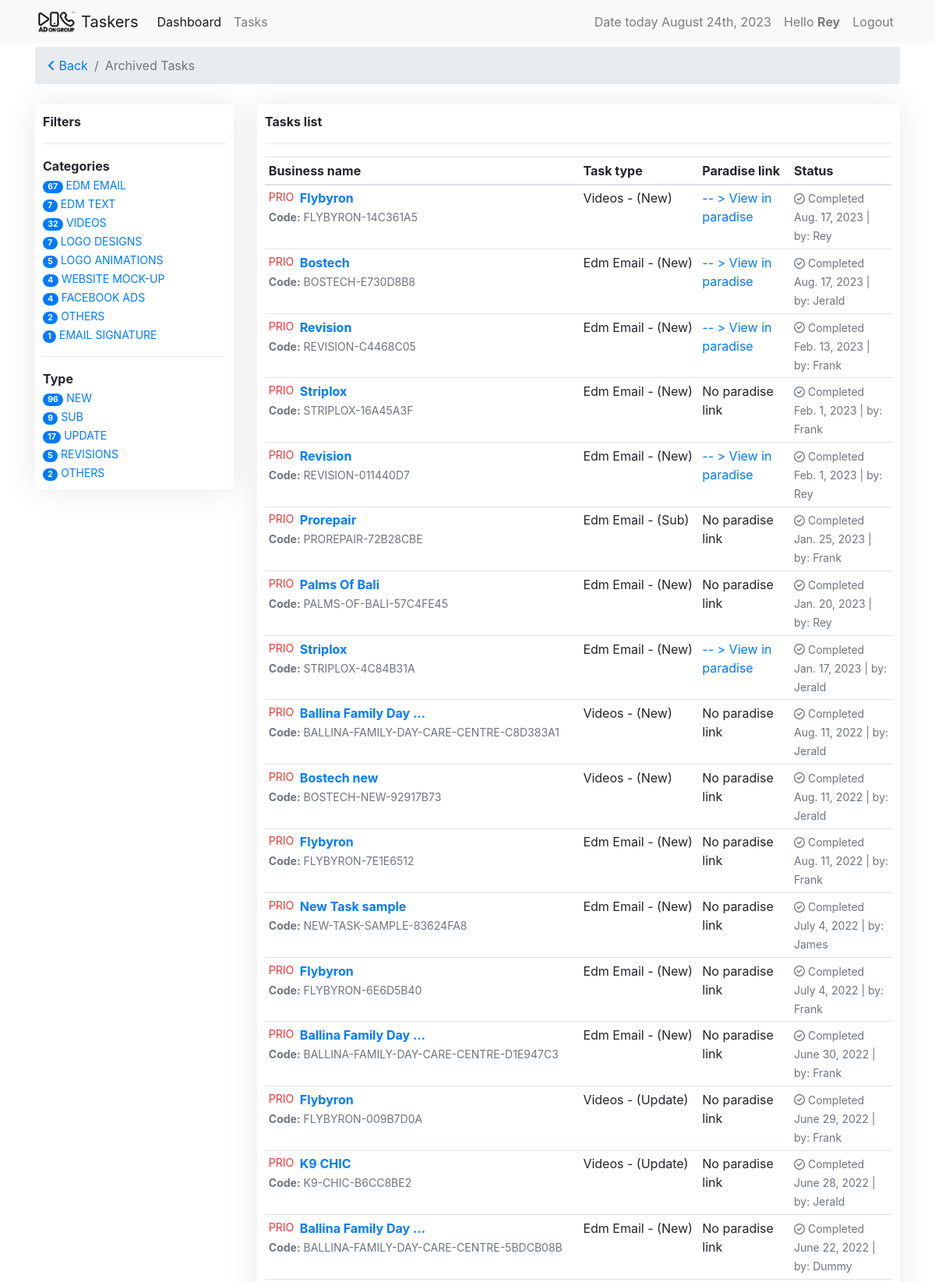
The page /tasks/task-archived (signed in, upper part) on the database its author committed.
### tasks/models.py (models this page shows, shortened)
class BaseTime(models.Model):
    created = models.DateTimeField(auto_now_add=True)
    updated = models.DateTimeField(auto_now=True)

class TaskCategory(BaseTime, models.Model):
    name = models.CharField(max_length=120, unique=True)
    task_point = models.FloatField(default=0.0)
    class Meta:
        verbose_name_plural = "Task Categories"
    def __str__(self):
        return self.name

class TaskType(BaseTime, models.Model):
    name = models.CharField(max_length=60)
    task_point = models.FloatField(default=0.0)
    def __str__(self):
        return self.name

class Task(models.Model):
    slug = models.SlugField(unique=True, null=True, blank=True)
    user = models.ForeignKey(settings.AUTH_USER_MODEL,
                             on_delete=models.CASCADE, verbose_name='designers')
    task_type = models.ForeignKey(
        TaskType, on_delete=models.CASCADE, default=1)
    task_category = models.ForeignKey(
        TaskCategory, on_delete=models.CASCADE, default=1)
    name = models.CharField(max_length=120, verbose_name="Client name")
    paradise_link = models.URLField(
        blank=True, null=True, verbose_name="task link")
    check_list = models.ForeignKey(CheckList, on_delete=models.CASCADE, default=1)
    is_priority = models.BooleanField(
        default=False, verbose_name="Is Task Priority?", help_text="Checked if task is priority.")
    is_done = models.BooleanField(default=False, verbose_name="Is Task Completed?",
                                  help_text="Note: Checked if you're done.")
    created = models.DateTimeField(auto_now_add=True)
    updated = models.DateTimeField(auto_now=True)
    class Meta:
        ordering = ['-is_priority', 'is_done', '-updated', '-created']

### tasks/views.py (the view, shortened to what this page needs)
# urls.py: path('task-archived', views.TasksArchiveView.as_view(), name="taskarchived"),
class TasksArchiveView(View):
    today = timezone.now()
    yesterday = today - timezone.timedelta(days=1)
    template_name = 'tasks_archive_template.html'
    def get(self, request, *args, **kwargs):
        tasks = Task.objects.filter(is_done=True)
        categories = TaskCategory.objects.filter(Q(task__is_done=True))\
            .annotate(count=Count('task'))
        type = TaskType.objects.filter(Q(task__is_done=True))\
            .annotate(count=Count('task'))
        print(tasks.count())
        query = request.GET.get('q')
        paginator = Paginator(tasks, tasks.count())
        page_number = request.GET.get('page')
        page_obj = paginator.get_page(page_number)
        context = {'tasks': tasks, 'title': 'archived tasks', 'page_obj': page_obj, 'categories': categories, 'type': type,}
        return render(request, self.template_name, context)

### tasks/templates/tasks_archive_template.html (shortened to what this page needs)
{% extends 'base.html' %}
{% load crispy_forms_tags %}
{% block content %}
<nav aria-label="breadcrumb">
    <ol class="breadcrumb">
      <li class="breadcrumb-item"><a href="{{request.META.HTTP_REFERER}}"><i class="fa-solid fa-angle-left"></i> Back</a></li>
      <li class="breadcrumb-item active" aria-current="page">{{ title|title }}</li>
    </ol>
</nav>
{% include 'includes/tasks_filter.html' %}
{% endblock %}

### templates/includes/header.html (shortened to what this page needs)
{% load static %}
{% load tz %}
<nav class="navbar navbar-expand-lg navbar-light bg-light">
    <div class="container">
        <a class="navbar-brand" href="{% url 'taskers:userview' %}">
            <img src="{% static 'img/AOG-logo_black.png' %}" width="auto" height="30" class="d-inline-block align-top" alt="">
            Taskers
        </a>
        <div class="collapse navbar-collapse" id="navbarSupportedContent">
        <ul class="navbar-nav mr-auto">
            <li class="nav-item active">
                <a class="nav-link" href="{% url 'dashboards:dashboard' %}">Dashboard</a>
            </li>
            <li class="nav-item">
                <a class="nav-link" href="{% url 'taskers:userview' %}">Tasks <span class="sr-only">(current)</span></a>
            </li>
        </ul>
        <ul class="navbar-nav float-left">
            <li class="nav-item">
                <a class="nav-link" href="#">
                    {% timezone  "Asia/Manila" %}
                        Date today {% now "F jS, Y" %}
                    {% endtimezone  %}
                </a>
            </li>
            <li class="nav-item">
                <a class="nav-link" href="#">Hello <strong>{{ request.user.get_username|title }}</strong></a>
            </li>
            {% if request.user.is_authenticated %}
            <li class="nav-item">
                <a class="nav-link" href="#" data-toggle="modal" data-target="#logoutModalCenter">Logout</a>
            </li>
            {% endif %}
        </ul>
        </div>
    </div>
</nav>

### tasks/templates/includes/tasks_filter.html (shortened to what this page needs)
{% load crispy_forms_tags %}
<div class="row">
    <div class="col-sm-3">
        <div class="card-container">
            <strong>Filters</strong>
            <hr>
            <strong>Categories</strong> <br>
            {% for cat in categories %}
                <small>
                    <a href="?q={{cat.name}}"><span class="badge badge-primary badge-pill">{{cat.count}}</span> {{ cat.name }}</a>
                </small> <br>
            {% endfor %}
            <hr>
            <strong>Type</strong><br>
            {% for t in type %}
                <small>
                    <a href="?q={{t.name}}"><span class="badge badge-primary badge-pill">{{t.count}}</span> {{ t.name }}</a>
                </small><br>
            {% endfor %}
        </div>
    </div>
    <div class="col-sm-9">
        <div class="card-container">
            <strong>Tasks list</strong>
            <hr>
            <table class="table table-hover table-sm" id="tasks">
                <thead>
                    <tr>
                        <th>Business name</th>
                        <th>Task type</th>
                        <th>Paradise link</th>
                        <th>Status</th>
                    </tr>
                </thead>
                <tbody>
                    {% for task in page_obj %}
                    {% if task %}
                    <tr>
                        <td>
                            <strong>
                                {% if task.is_priority %}
                                    <small class="float-left" style="color: rgba(238, 27, 27, 0.884);">
                                        PRIO
                                    </small>
                                {% endif %}
                                <a href="{% url 'taskers:taskdetail' task.slug %}">
                                    {{ task.name|truncatechars:"20" }}
                                </a><br>
                                <small class="text-muted"><strong>Code:</strong> {{ task.slug|upper }}</small>
                            </strong>
                        </td>
                        <td>
                            {{ task.task_category|title }} - ({{ task.task_type|title }})
                        </td>
                        <td>
                            {% if task.paradise_link %}
                            <a href="{{ task.paradise_link }}"> -- > View in paradise</a>
                            {% else %}
                            No paradise link
                            {% endif %}
                        </td>
                        <td>
                            <small class="text-muted">
                                {% if task.is_done %}
                                    <i class="fa-regular fa-circle-check text-muted"></i> Completed
                                {% else %}
                                Work in progress
                                {% endif %}
                                <br> {{task.updated|date}} | by:
                                {% if request.user.is_superuser %}
                                <a href="{% url 'dashboards:userdetails' task.user.username %}">{{ task.user.username|title }}</a>
                                {% else %}
                                {{ task.user.username|title }}
                                {% endif %}
                            </small>
                        </td>
                    </tr>
                    {% else %}
                        Nothing to display
                    {% endif %}
                    {% endfor %}
                </tbody>
            </table>
        </div>
    </div>
</div>

### tasks/static/style.css (style rules this page uses)
.card-container { background-color: #fff; box-shadow: 0 0 40px rgba(34, 34, 34, .1); padding: 10px; margin-top: 10px; border-radius: 5px; }

### rows shown on the page
TaskCategory: count "67", name "EDM EMAIL"
TaskCategory: count "7", name "EDM TEXT"
TaskCategory: count "32", name "VIDEOS"
TaskCategory: count "7", name "LOGO DESIGNS"
TaskCategory: count "5", name "LOGO ANIMATIONS"
TaskCategory: count "4", name "WEBSITE MOCK-UP"
TaskCategory: count "4", name "FACEBOOK ADS"
TaskCategory: count "2", name "OTHERS"
TaskCategory: count "1", name "EMAIL SIGNATURE"
TaskType: count "96", name "NEW"
TaskType: count "9", name "SUB"
TaskType: count "17", name "UPDATE"
TaskType: count "5", name "REVISIONS"
TaskType: count "2", name "OTHERS"
Task: is_priority "PRIO", name "Flybyron", slug "FLYBYRON-14C361A5", task_category "Videos", task_type "New", is_done True (drawn), updated "Aug. 17, 2023", user.username "Rey"
Task: is_priority "PRIO", name "Bostech", slug "BOSTECH-E730D8B8", task_category "Edm Email", task_type "New", is_done True (drawn), updated "Aug. 17, 2023", user.username "Jerald"
Task: is_priority "PRIO", name "Revision", slug "REVISION-C4468C05", task_category "Edm Email", task_type "New", is_done True (drawn), updated "Feb. 13, 2023", user.username "Frank"
Task: is_priority "PRIO", name "Striplox", slug "STRIPLOX-16A45A3F", task_category "Edm Email", task_type "New", shows "No paradise link", is_done True (drawn), updated "Feb. 1, 2023", user.username "Frank"
Task: is_priority "PRIO", name "Revision", slug "REVISION-011440D7", task_category "Edm Email", task_type "New", is_done True (drawn), updated "Feb. 1, 2023", user.username "Rey"
Task: is_priority "PRIO", name "Prorepair", slug "PROREPAIR-72B28CBE", task_category "Edm Email", task_type "Sub", shows "No paradise link", is_done True (drawn), updated "Jan. 25, 2023", user.username "Frank"
Task: is_priority "PRIO", name "Palms Of Bali", slug "PALMS-OF-BALI-57C4FE45", task_category "Edm Email", task_type "New", shows "No paradise link", is_done True (drawn), updated "Jan. 20, 2023", user.username "Rey"
Task: is_priority "PRIO", name "Striplox", slug "STRIPLOX-4C84B31A", task_category "Edm Email", task_type "New", is_done True (drawn), updated "Jan. 17, 2023", user.username "Jerald"
Task: is_priority "PRIO", name "Ballina Family Day …", slug "BALLINA-FAMILY-DAY-CARE-CENTRE-C8D383A1", task_category "Videos", task_type "New", shows "No paradise link", is_done True (drawn), updated "Aug. 11, 2022", user.username "Jerald"
Task: is_priority "PRIO", name "Bostech new", slug "BOSTECH-NEW-92917B73", task_category "Videos", task_type "New", shows "No paradise link", is_done True (drawn), updated "Aug. 11, 2022", user.username "Jerald"
Task: is_priority "PRIO", name "Flybyron", slug "FLYBYRON-7E1E6512", task_category "Edm Email", task_type "New", shows "No paradise link", is_done True (drawn), updated "Aug. 11, 2022", user.username "Frank"
Task: is_priority "PRIO", name "New Task sample", slug "NEW-TASK-SAMPLE-83624FA8", task_category "Edm Email", task_type "New", shows "No paradise link", is_done True (drawn), updated "July 4, 2022", user.username "James"
Task: is_priority "PRIO", name "Flybyron", slug "FLYBYRON-6E6D5B40", task_category "Edm Email", task_type "New", shows "No paradise link", is_done True (drawn), updated "July 4, 2022", user.username "Frank"
Task: is_priority "PRIO", name "Ballina Family Day …", slug "BALLINA-FAMILY-DAY-CARE-CENTRE-D1E947C3", task_category "Edm Email", task_type "New", shows "No paradise link", is_done True (drawn), updated "June 30, 2022", user.username "Frank"
Task: is_priority "PRIO", name "Flybyron", slug "FLYBYRON-009B7D0A", task_category "Videos", task_type "Update", shows "No paradise link", is_done True (drawn), updated "June 29, 2022", user.username "Frank"
Task: is_priority "PRIO", name "K9 CHIC", slug "K9-CHIC-B6CC8BE2", task_category "Videos", task_type "Update", shows "No paradise link", is_done True (drawn), updated "June 28, 2022", user.username "Jerald"
Task: is_priority "PRIO", name "Ballina Family Day …", slug "BALLINA-FAMILY-DAY-CARE-CENTRE-5BDCB08B", task_category "Edm Email", task_type "New", shows "No paradise link", is_done True (drawn), updated "June 22, 2022", user.username "Dummy"

### other values the page prints
{{ request.user.get_username|title }} "Rey"
{{ title|title }} "Archived Tasks"
